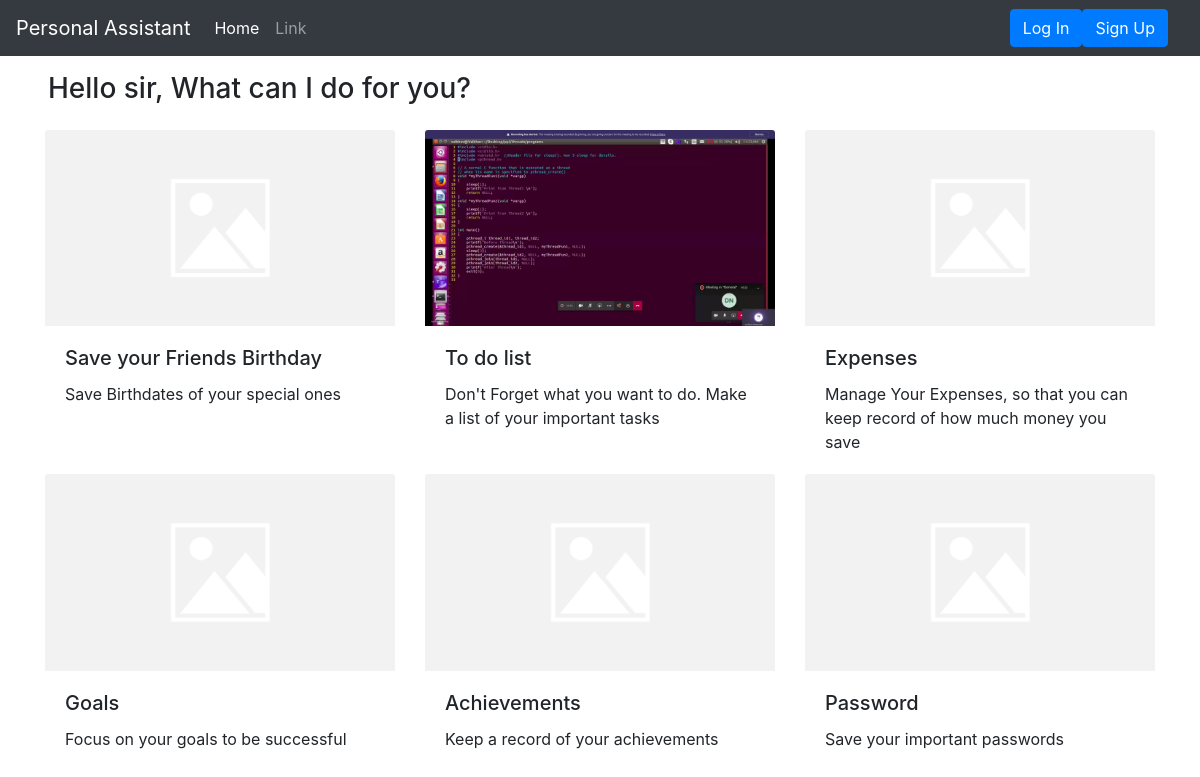
The page / on the database its author committed.
### assistant/models.py (models this page shows, shortened)
class task(models.Model):
    task_name = models.CharField(max_length = 40)
    task_desc = models.CharField(max_length = 200)
    task_ima = models.ImageField(upload_to = 'assistant/images/')
    task_url = models.CharField(max_length = 20, default = '#')

### assistant/views.py (the view)
# urls.py: path('', include('assistant.urls')),
def assistant(request):
    tasks = task.objects.all()
    params ={'tasklist' : tasks}
    return render(request, 'assistant/index.html', params)

### assistant/templates/assistant/index.html
{% extends 'assistant/basic.html' %}
  {% block body %}
    <div class="ml-5 mt-3">
        <h3>Hello sir, What can I do for you?</h1>
    </div>
    <div class = "container mt-4">
        <div class="row">
            {% for i in tasklist %}
            <div class="col-sm-4">
                <div class="card-group" >
                <a href = "{% url 'goals' idz=0 typer='none2' %}"><img class="card-img-top" src="media/{{i.task_ima}}" alt="Card image cap"></a>
                <div class="card-body">
                    <h5 class="card-title">{{i.task_name}}</h5>
                    <p class="card-text">{{i.task_desc}}</p>
                </div>
              </div>
            </div>
            {% if forloop.counter|divisibleby:3 and forloop.counter > 0 and not forloop.last %}
                </div><div class = "row">
            {% endif %}
        {% endfor %}
        </div>
        </div>
    {% endblock %}

### assistant/templates/assistant/basic.html (shortened to what this page needs)
<!doctype html>
<html lang="en">
  <head>
    <link rel="stylesheet" href="https://stackpath.bootstrapcdn.com/bootstrap/4.5.0/css/bootstrap.min.css">
  </head>
  <body>
      {% load static %}
    <nav class="navbar navbar-expand-lg navbar-dark bg-dark">
        <div class="collapse navbar-collapse" id="navbarTogglerDemo01">
          <a class="navbar-brand" href="{% url 'assistant' %}">Personal Assistant</a>
          <ul class="navbar-nav mr-auto mt-2 mt-lg-0">
            <li class="nav-item active">
              <a class="nav-link" href="#">Home <span class="sr-only">(current)</span></a>
            </li>
            <li class="nav-item">
              <a class="nav-link" href="#">Link</a>
            </li>
          </ul>
          <ul class="navbar-nav mr-3 mt-2 mt-lg-0">
            {% if user.is_authenticated %}
                <h4 style= "color:white;">You are logged in as {{request.user}}</h2>
                  <li class="nav-item active ml-4">
                    <a href="{% url 'LogOut' %}"><button type="button" class="btn btn-primary">
                      Log Out
                    </button></a>
                  </li>
            {% else %}
            <li class="nav-item active">
              <button type="button" class="btn btn-primary" data-toggle="modal" data-target="#loginModal">
                Log In
              </button>
            </li>
            <li class="nav-item active">
              <button type="button" class="btn btn-primary" data-toggle="modal" data-target="#signupModal">
                Sign Up
              </button>
          </li>
          {% endif %}
        </ul>
        </div>
      </nav>
      {% block body %}
    {% endblock %}
  </body>
</html>

### rows shown on the page
task: task_ima (placeholder picture), task_name "Save your Friends Birthday", task_desc "Save Birthdates of your special ones"
task: task_ima (picture), task_name "To do list", task_desc "Don't Forget what you want to do. Make a list of your important tasks"
task: task_ima (placeholder picture), task_name "Expenses", task_desc "Manage Your Expenses, so that you can keep record of how much money you save"
task: task_ima (placeholder picture), task_name "Goals", task_desc "Focus on your goals to be successful"
task: task_ima (placeholder picture), task_name "Achievements", task_desc "Keep a record of your achievements"
task: task_ima (placeholder picture), task_name "Password", task_desc "Save your important passwords"
